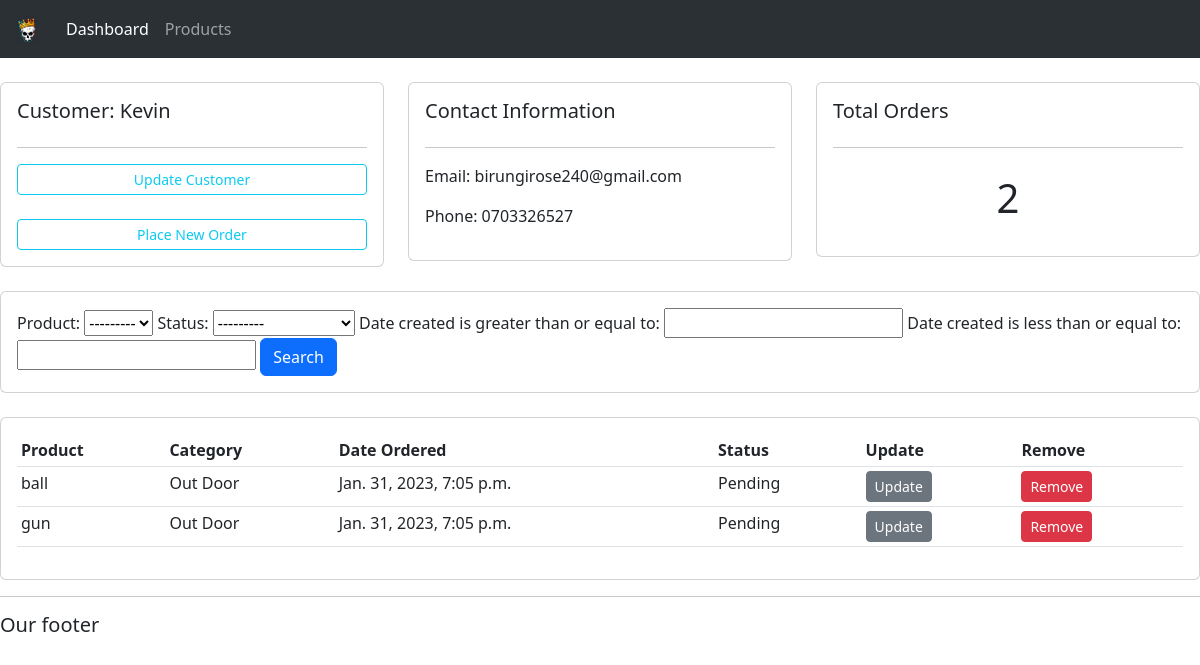
Page /customer/1/ on the earlier database version.
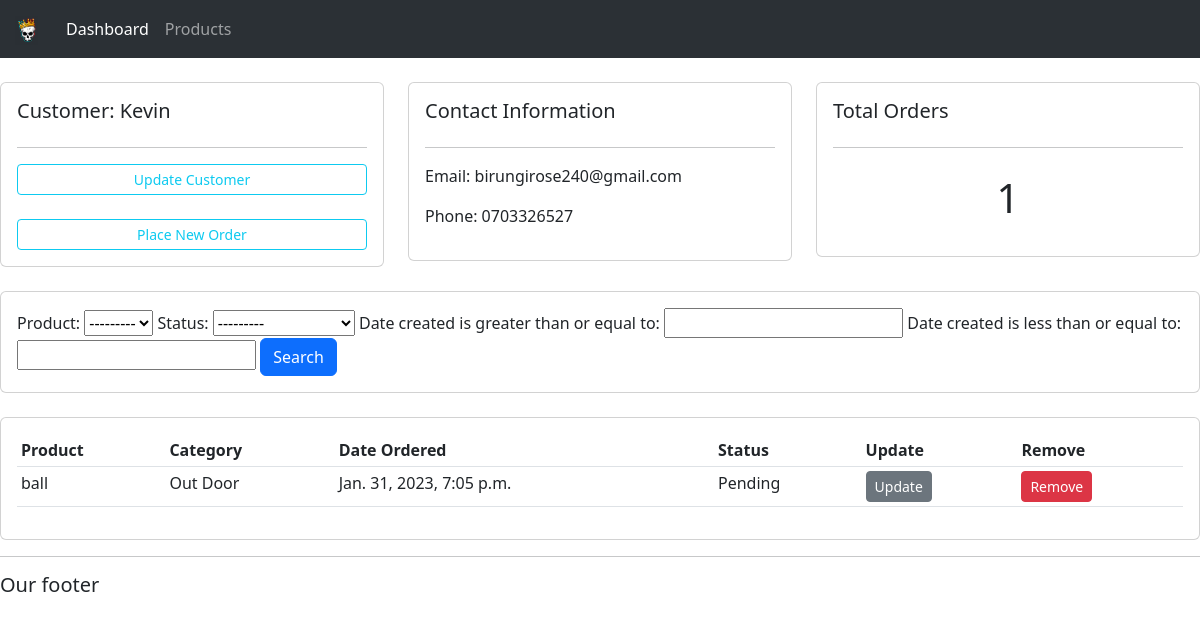
Same page on the later database version.
### accounts/models.py (models this page shows)
class Order(models.Model):
    STATUS = (
        ('Pending', 'Pending'),
        ('Out for delivery', 'Out for Delivery'),
        ('Delivered', 'Delivered'),
    )
    cutomer = models.ForeignKey(Customer, null=True, on_delete=models.SET_NULL)#when order is deleted the customer will stay in the database but with a null value for order
    product = models.ForeignKey(Product, null=True, on_delete=models.SET_NULL)
    date_created = models.DateTimeField(auto_now_add=True, null=True)
    status = models.CharField(max_length=200, null=True, choices=STATUS)

class Product(models.Model):
    CATEGORY = (
        ('Indoor', 'Indoor'),
        ('Out Door', 'Out Door')
    )
    name = models.CharField(max_length=200, null=True)
    price = models.FloatField(null=True)
    category = models.CharField(max_length=200, null=True, choices=CATEGORY)
    description = models.CharField(max_length=255, null=True)
    date_created = models.DateTimeField(auto_now_add=True, null=True)
    tags = models.ManyToManyField(Tag)#different products can have more than one tag so we use a many to many relationship
    def __str__(self):
        return self.name

### accounts/views.py (the view)
# urls.py: path('customer/<str:pk>/', views.customer, name='customer'),
def customer(request, pk):
    customer = Customer.objects.get(id=pk)
    orders = customer.order_set.all()#this will show the orders of the customer with the id
    myfilter = OrderFilter(request.GET, queryset=orders)
    orders = myfilter.qs #this will allow the orders to be searched using qs(queryset)
    context = {
        'customer': customer,
        'orders': orders,
        'myfilter': myfilter
    }
    return render(request, 'accounts/customer.html', context)

### accounts/templates/accounts/customer.html
{% extends 'accounts/main.html' %}
{% block content %}
<br>
<div class="row">
    <div class="col-md">
        <div class="card card-body">
            <h5>Customer:    {{ customer.name.title }}</h5>
            <hr>
            <a class="btn btn-outline-info btn-sm btn-block" href="">Update Customer</a>
            <br>
            <a class="btn btn-outline-info btn-sm btn-block" href="{% url 'createOrder' customer.id %}">Place New Order</a>
        </div>
    </div>
    <div class="col-md">
        <div class="card card-body">
            <h5>Contact Information</h5>
            <hr>
            <p>Email: {{ customer.email }}</p>
            <p>Phone: {{ customer.phone }}</p>
        </div>
    </div>
    <div class="col-md">
        <div class="card card-body">
            <h5>Total Orders</h5>
            <hr>
            <h1 style="text-align: center; padding: 10px">{{ orders.count }}</h1>
        </div>
    </div>
</div>
<br>
<div class="row">
    <div class="col">
        <div class="card card-body">
            <form method="GET">
                {{ myfilter.form }}
                <button class="btn btn-primary" type="submit">Search</button>
            </form>
        </div>
    </div>
</div>
<br>
<div class="row">
    <div class="col-md">
        <div class="card card-body">
            <table class="table table-sm">
                <tr>
                    <th>Product</th>
                    <th>Category</th>
                    <th>Date Ordered</th>
                    <th>Status</th>
                    <th>Update</th>
                    <th>Remove</th>
                </tr>
                {% for order in orders %}
                <tr>
                    <td>{{order.product}}</td>
                    <td>{{order.product.category}}</td>
                    <td>{{order.date_created}}</td>
                    <td>{{order.status}}</td>
                    <td><a class="btn btn-sm btn-secondary" href="#">Update</a></td>
                    <td><a class="btn btn-sm btn-danger" href="#">Remove</a></td>
                </tr>
                {% endfor %}
            </table>
        </div>
    </div>
</div>
{% endblock %}

Differences in the rows shown:
removed Order: product "gun", product.category "Out Door", date_created "Jan. 31, 2023, 7:05 p.m.", status "Pending"
Other differences:
{{ orders.count }}: "2" → "1"
